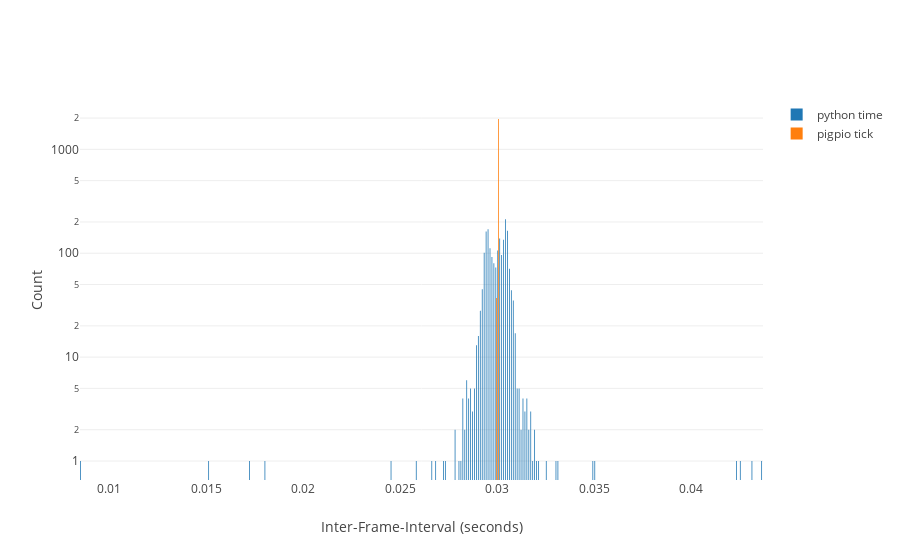

This figure's notebook cell:
### Markdown cell above
Pigpio is more accurate than GPIO and standard time.

### Code cell
timeHist = go.Histogram(x=frameInterval_time, name = "python time")
pigpioHist = go.Histogram(x=frameInterval_pigpio, name = "pigpio tick")

fig = {
    'data': [timeHist, pigpioHist],
    'layout': {
        'xaxis': {'title': 'Inter-Frame-Interval (seconds)'},
        'yaxis': {'title': "Count", 'type': "log"}
    }
}

iplot(fig, filename='pandas/multiple-scatter')

### Figure 1 — Plotly figure (JSON) as saved in the notebook; plotly's stock layout.template omitted (floating-point values rounded to 4 significant figures; data arrays with more than 128 entries replaced by an {"elided": "..."} marker saying what was removed)
{"data": [{"name": "python time", "type": "histogram", "x": {"elided": "1997 float values"}}, {"name": "pigpio tick", "type": "histogram", "x": {"elided": "1997 float values"}}], "layout": {"xaxis": {"title": "Inter-Frame-Interval (seconds)"}, "yaxis": {"title": "Count", "type": "log"}}}
